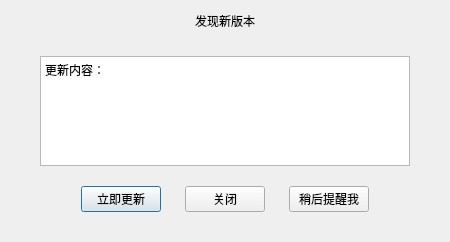
<?xml version="1.0" encoding="UTF-8"?>
<ui version="4.0">
 <class>TNCheckUpdateInfoDialog</class>
 <widget class="QDialog" name="TNCheckUpdateInfoDialog">
  <property name="geometry">
   <rect>
    <x>0</x>
    <y>0</y>
    <width>450</width>
    <height>242</height>
   </rect>
  </property>
  <property name="windowTitle">
   <string>Dialog</string>
  </property>
  <layout class="QVBoxLayout" name="verticalLayout_2" stretch="0,1,0">
   <property name="spacing">
    <number>0</number>
   </property>
   <property name="leftMargin">
    <number>0</number>
   </property>
   <property name="topMargin">
    <number>6</number>
   </property>
   <property name="rightMargin">
    <number>0</number>
   </property>
   <property name="bottomMargin">
    <number>30</number>
   </property>
   <item>
    <widget class="QWidget" name="updateInfoTitleWidget" native="true">
     <property name="minimumSize">
      <size>
       <width>100</width>
       <height>25</height>
      </size>
     </property>
     <layout class="QHBoxLayout" name="horizontalLayout_2">
      <property name="topMargin">
       <number>5</number>
      </property>
      <property name="bottomMargin">
       <number>5</number>
      </property>
      <item>
       <widget class="QLabel" name="updateInfoTitleLabel">
        <property name="minimumSize">
         <size>
          <width>200</width>
          <height>15</height>
         </size>
        </property>
        <property name="text">
         <string>发现新版本</string>
        </property>
        <property name="alignment">
         <set>Qt::AlignCenter</set>
        </property>
        <property name="indent">
         <number>0</number>
        </property>
       </widget>
      </item>
     </layout>
    </widget>
   </item>
   <item>
    <layout class="QVBoxLayout" name="verticalLayout">
     <property name="spacing">
      <number>0</number>
     </property>
     <property name="leftMargin">
      <number>40</number>
     </property>
     <property name="rightMargin">
      <number>40</number>
     </property>
     <item>
      <spacer name="verticalSpacer">
       <property name="orientation">
        <enum>Qt::Vertical</enum>
       </property>
       <property name="sizeType">
        <enum>QSizePolicy::Fixed</enum>
       </property>
       <property name="sizeHint" stdset="0">
        <size>
         <width>20</width>
         <height>20</height>
        </size>
       </property>
      </spacer>
     </item>
     <item>
      <widget class="QTextEdit" name="textEdit">
       <property name="minimumSize">
        <size>
         <width>320</width>
         <height>110</height>
        </size>
       </property>
       <property name="maximumSize">
        <size>
         <width>16777215</width>
         <height>110</height>
        </size>
       </property>
       <property name="readOnly">
        <bool>true</bool>
       </property>
       <property name="html">
        <string>&lt;!DOCTYPE HTML PUBLIC &quot;-//W3C//DTD HTML 4.0//EN&quot; &quot;http://www.w3.org/TR/REC-html40/strict.dtd&quot;&gt;
&lt;html&gt;&lt;head&gt;&lt;meta name=&quot;qrichtext&quot; content=&quot;1&quot; /&gt;&lt;style type=&quot;text/css&quot;&gt;
p, li { white-space: pre-wrap; }
&lt;/style&gt;&lt;/head&gt;&lt;body style=&quot; font-family:'SimSun'; font-size:9pt; font-weight:400; font-style:normal;&quot;&gt;
&lt;p style=&quot; margin-top:0px; margin-bottom:0px; margin-left:0px; margin-right:0px; -qt-block-indent:0; text-indent:0px;&quot;&gt;更新内容：&lt;/p&gt;&lt;/body&gt;&lt;/html&gt;</string>
       </property>
      </widget>
     </item>
     <item>
      <spacer name="verticalSpacer_2">
       <property name="orientation">
        <enum>Qt::Vertical</enum>
       </property>
       <property name="sizeType">
        <enum>QSizePolicy::Fixed</enum>
       </property>
       <property name="sizeHint" stdset="0">
        <size>
         <width>20</width>
         <height>20</height>
        </size>
       </property>
      </spacer>
     </item>
    </layout>
   </item>
   <item>
    <layout class="QHBoxLayout" name="horizontalLayout" stretch="1,0,0,0,1">
     <property name="spacing">
      <number>24</number>
     </property>
     <property name="rightMargin">
      <number>0</number>
     </property>
     <item>
      <spacer name="horizontalSpacer">
       <property name="orientation">
        <enum>Qt::Horizontal</enum>
       </property>
       <property name="sizeHint" stdset="0">
        <size>
         <width>40</width>
         <height>20</height>
        </size>
       </property>
      </spacer>
     </item>
     <item>
      <widget class="QPushButton" name="nowButton">
       <property name="cursor">
        <cursorShape>PointingHandCursor</cursorShape>
       </property>
       <property name="text">
        <string>立即更新</string>
       </property>
      </widget>
     </item>
     <item>
      <widget class="QPushButton" name="quitButton">
       <property name="cursor">
        <cursorShape>PointingHandCursor</cursorShape>
       </property>
       <property name="text">
        <string>关闭</string>
       </property>
      </widget>
     </item>
     <item>
      <widget class="QPushButton" name="afterButton">
       <property name="cursor">
        <cursorShape>PointingHandCursor</cursorShape>
       </property>
       <property name="text">
        <string>稍后提醒我</string>
       </property>
      </widget>
     </item>
     <item>
      <spacer name="horizontalSpacer_3">
       <property name="orientation">
        <enum>Qt::Horizontal</enum>
       </property>
       <property name="sizeHint" stdset="0">
        <size>
         <width>40</width>
         <height>20</height>
        </size>
       </property>
      </spacer>
     </item>
    </layout>
   </item>
  </layout>
 </widget>
 <resources/>
 <connections/>
</ui>
